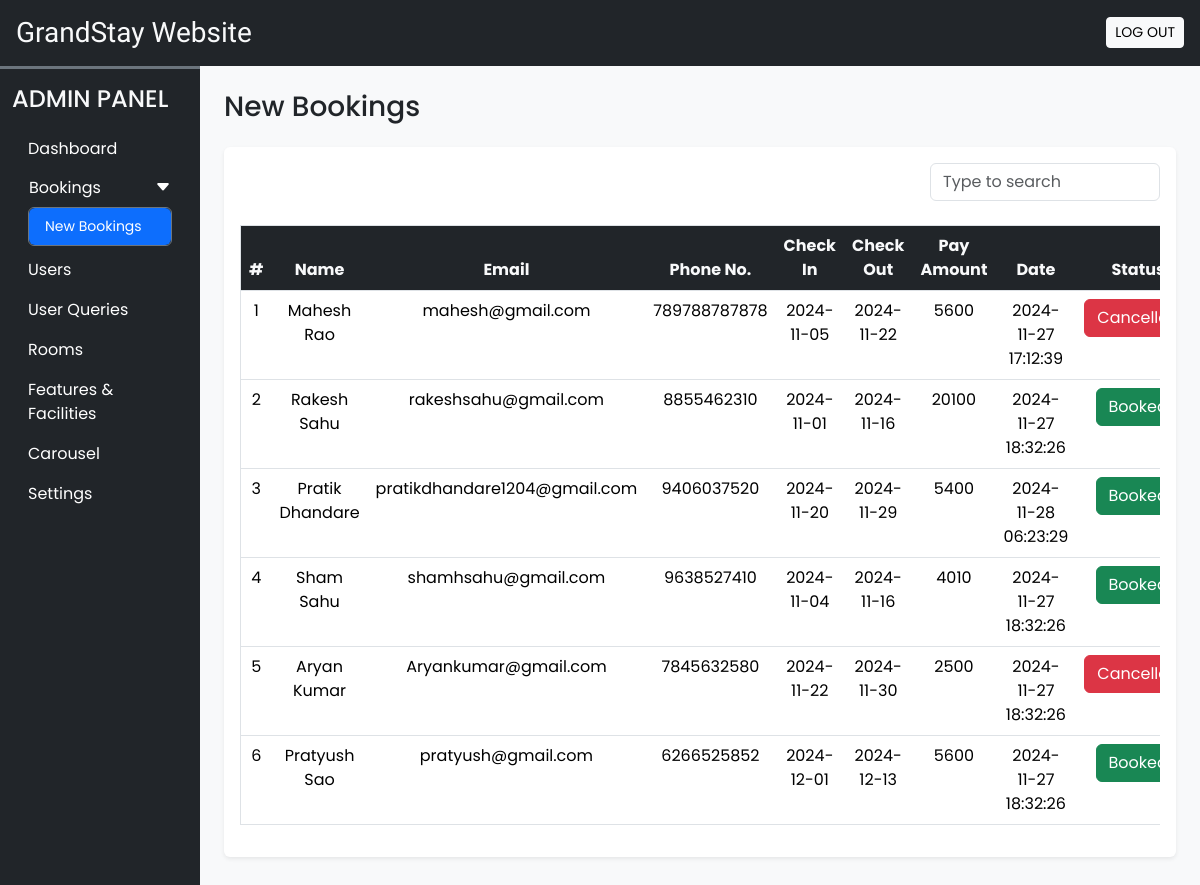
/admin/new_bookings.php (signed in), run on the app's committed database.
### tables this page shows
CREATE TABLE `bookings` (
  `sr_no` int(11) NOT NULL,
  `billing_name` varchar(50) NOT NULL,
  `billing_email` varchar(100) NOT NULL,
  `billing_mobile` varchar(15) NOT NULL,
  `checkin` date NOT NULL,
  `checkout` date NOT NULL,
  `payAmount` decimal(11,0) NOT NULL DEFAULT 10,
  `date` timestamp NOT NULL DEFAULT current_timestamp(),
  `status` int(11) NOT NULL DEFAULT 1
);

### admin/new_bookings.php (the view, shortened to what this page needs)
<?php
require('inc/db_config.php');
$query = "SELECT `sr_no`, `billing_name`, `billing_email`, `billing_mobile`, `checkin`, `checkout`, `payAmount`, `date`, `status` FROM `bookings` WHERE 1";
$result = $con->query($query);
$bookings = [];
if ($result->num_rows > 0) {
    while ($row = $result->fetch_assoc()) {
        $bookings[] = $row;
    }
}
?>
<!DOCTYPE html>
<html lang="en">
<head>
    <?php require('inc/links.php'); ?>
</head>
<body class="bg-light">
<?php require('inc/header.php'); ?>
<div class="container-fluid" id="main-content">
   <div class="row">
      <div class="col-lg-10 ms-auto p-4 over-hidden">
            <h3 class="mb-4">New Bookings</h3>
            <div class="card border-0 shadow-sm mb-4">
              <div class="card-body">
                  <div class="text-end mb-4">
                    <input type="text" oninput="search_user(this.value)" class="form-control shadow-none w-25 ms-auto" placeholder="Type to search">
                  </div>
                  <div class="table-responsive">
                      <table class="table table-hover border text-center">
                        <thead>
                          <tr>
                            <th class="bg-dark text-light" scope="col">#</th>
                            <th class="bg-dark text-light" scope="col">Name</th>
                            <th class="bg-dark text-light" scope="col">Email</th>
                            <th class="bg-dark text-light" scope="col">Phone No.</th>
                            <th class="bg-dark text-light" scope="col">Check In</th>
                            <th class="bg-dark text-light" scope="col">Check Out</th>
                            <th class="bg-dark text-light" scope="col">Pay Amount</th>
                            <th class="bg-dark text-light" scope="col">Date</th>
                            <th class="bg-dark text-light" scope="col">Status</th>
                          </tr>
                        </thead>
                        <tbody id="users-data">
                              <?php
                              if (!empty($bookings)) {
                                  foreach ($bookings as $booking) {
                                      echo "<tr>
                                              <td>" . $booking['sr_no'] . "</td>
                                              <td>" . $booking['billing_name'] . "</td>
                                              <td>" . $booking['billing_email'] . "</td>
                                              <td>" . $booking['billing_mobile'] . "</td>
                                              <td>" . $booking['checkin'] . "</td>
                                              <td>" . $booking['checkout'] . "</td>
                                              <td>" . $booking['payAmount'] . "</td>
                                              <td>" . $booking['date'] . "</td>
                                              <td>
                                                <button class='btn " . ($booking['status'] == 1 ? 'btn-success' : 'btn-danger') . "'
                                                        onclick='toggleStatus(" . $booking['sr_no'] . ", this)'>
                                                    " . ($booking['status'] == 1 ? 'Booked' : 'Cancelled') . "
                                                </button>
                                              </td>
                                          </tr>";
                                  }
                              } else {
                                  echo "<tr><td colspan='9'>No bookings found.</td></tr>";
                              }
                              ?>
                          </tbody>
                      </table>
                  </div>
              </div>
            </div>
      </div>
    </div>
</div>
</body>
</html>

### admin/css/common.css (style rules this page uses)
:root { --teal: #2ec1ac; --teal_hover: #279e8c; }
* { font-family: "Poppins", sans-serif; }

### data on the page
bookings: sr_no "1", billing_name "Mahesh Rao", billing_email "mahesh@gmail.com", billing_mobile "789788787878", checkin "2024-11-05", checkout "2024-11-22", payAmount "5600", date "2024-11-27 17:12:39", status "Cancelled"
bookings: sr_no "2", billing_name "Rakesh Sahu", billing_email "rakeshsahu@gmail.com", billing_mobile "8855462310", checkin "2024-11-01", checkout "2024-11-16", payAmount "20100", date "2024-11-27 18:32:26", status "Booked"
bookings: sr_no "3", billing_name "Pratik Dhandare", billing_email "pratikdhandare1204@gmail.com", billing_mobile "9406037520", checkin "2024-11-20", checkout "2024-11-29", payAmount "5400", date "2024-11-28 06:23:29", status "Booked"
bookings: sr_no "4", billing_name "Sham Sahu", billing_email "shamhsahu@gmail.com", billing_mobile "9638527410", checkin "2024-11-04", checkout "2024-11-16", payAmount "4010", date "2024-11-27 18:32:26", status "Booked"
bookings: sr_no "5", billing_name "Aryan Kumar", billing_email "Aryankumar@gmail.com", billing_mobile "7845632580", checkin "2024-11-22", checkout "2024-11-30", payAmount "2500", date "2024-11-27 18:32:26", status "Cancelled"
bookings: sr_no "6", billing_name "Pratyush Sao", billing_email "pratyush@gmail.com", billing_mobile "6266525852", checkin "2024-12-01", checkout "2024-12-13", payAmount "5600", date "2024-11-27 18:32:26", status "Booked"
